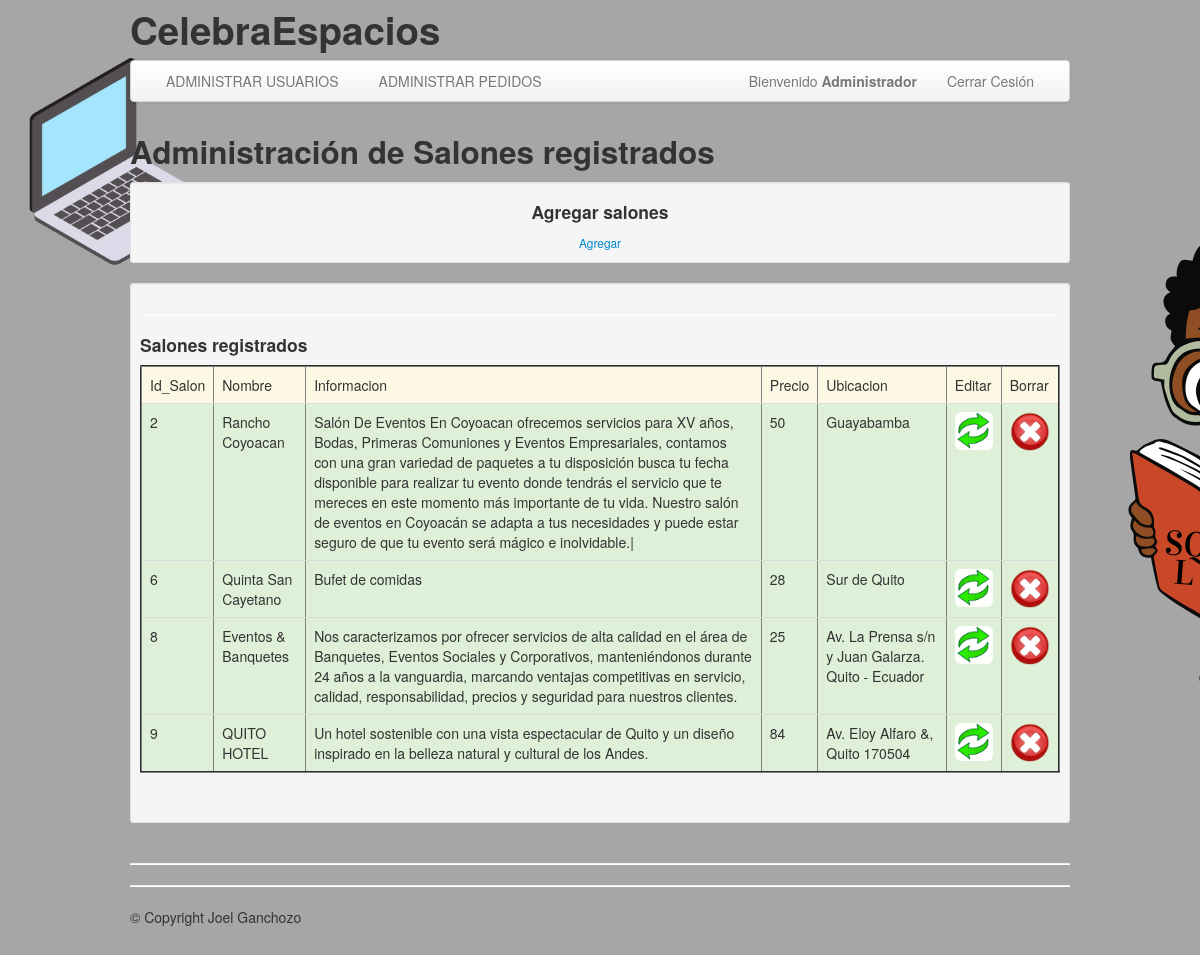
The page /adminSalon.php (signed in) on the database its author committed.
### tables this page shows
CREATE TABLE `salones` (
  `id_salones` int(11) NOT NULL,
  `nombre_salon` varchar(9999) NOT NULL,
  `inf_salon` text NOT NULL,
  `precio_salon` tinyint(99) NOT NULL,
  `ubicacion_salon` varchar(255) NOT NULL
);

### adminSalon.php (the view, shortened to what this page needs)
<!DOCTYPE html>
<html lang="en">
  <head>
    <link href="bootstrap/css/bootstrap.min.css" rel="stylesheet"/>
  </head>
<body data-offset="40" background="images/actualizarDatosFondo.png" style="background-attachment: fixed">
<div class="container">
<header class="header">
<div class="row">
	<?php
	include("include/cabecera.php");
	?>
</div>
</header>
<div class="navbar">
  <div class="navbar-inner">
	<div class="container">
	  <div class="nav-collapse">
		<ul class="nav">
			<li class=""><a href="admin.php">ADMINISTRAR USUARIOS</a></li>
		</ul>
		<ul class="nav">
			<li class=""><a href="adminPlato.php">ADMINISTRAR PEDIDOS</a></li>
		</ul>
		<ul class="nav pull-right">
		<li><a href="">Bienvenido <strong><?php echo $_SESSION['user'];?></strong> </a></li>
			  <li><a href="desconectar.php"> Cerrar Cesión </a></li>
		</ul>
	  </div>
	</div>
  </div>
</div>
<div class="row">
	<div class="span12">
		<div class="caption">
		<h2> Administración de Salones registrados</h2>
			<div class="row-fluid">
                <div class="well well-small" style="text-align:center">
					<h4 >Agregar salones</h4>
						<a href="crearSalones.php"><small>Agregar</small></a>
					</div>
				</div>
		<div class="well well-small">
		<hr class="soft"/>
		<h4>Salones registrados</h4>
		<div class="row-fluid">
			<?php
				require("connect_db.php");
				$sql=("SELECT * FROM salones");
				$query=mysqli_query($mysqli,$sql);
				echo "<table border='2'; class='table table-hover';>";
					echo "<tr class='warning'>";
						echo "<td>Id_Salon</td>";
						echo "<td>Nombre</td>";
						echo "<td>Informacion</td>";
						echo "<td>Precio</td>";
						echo "<td>Ubicacion</td>";
						echo "<td>Editar</td>";
						echo "<td>Borrar</td>";
					echo "</tr>";
				?>
				<?php
					while($arreglo=mysqli_fetch_array($query)){
						echo "<tr class='success'>";
							echo "<td>$arreglo[0]</td>";
							echo "<td>$arreglo[1]</td>";
							echo "<td>$arreglo[2]</td>";
							echo "<td>$arreglo[3]</td>";
							echo "<td>$arreglo[4]</td>";
							echo "<td><a href='actualizarSalones.php?id=$arreglo[0]'><img src='images/actualizar.gif' class='img-rounded'></td>";
							echo "<td><a href='adminSalon.php?id_salones=$arreglo[0]&id_salonesborrar=2'><img src='images/eliminar.png' class='img-rounded'/></a></td>";
						echo "</tr>";
					}
					echo "</table>";
				?>
		</div>
		<br/>
		</div>
</div>
	</div>
</div>
<hr class="soften"/>
<footer class="footer">
<hr class="soften"/>
<p>&copy; Copyright Joel Ganchozo <br/><br/></p>
 </footer>
</div>
  </body>
</html>

### include/cabecera.php
<!DOCTYPE html>
<h1 class="span">CelebraEspacios</h1>

### rows shown on the page
salones: id_salones "2", nombre_salon "Rancho Coyoacan", inf_salon "Salón De Eventos En Coyoacan ofrecemos servicios para XV años, Bodas, Primeras Comuniones y Eventos Empresariales, contamos con una gran variedad de paquetes a tu disposición busca tu fecha disponible para realizar tu evento donde tendrás el servicio que te mereces en este momento más importante de tu vida. Nuestro salón de eventos en Coyoacán se adapta a tus necesidades y puede estar seguro de que tu evento será mágico e inolvidable.|", precio_salon "50", ubicacion_salon "Guayabamba"
salones: id_salones "6", nombre_salon "Quinta San Cayetano", inf_salon "Bufet de comidas", precio_salon "28", ubicacion_salon "Sur de Quito"
salones: id_salones "8", nombre_salon "Eventos & Banquetes", inf_salon "Nos caracterizamos por ofrecer servicios de alta calidad en el área de Banquetes, Eventos Sociales y Corporativos, manteniéndonos durante 24 años a la vanguardia, marcando ventajas competitivas en servicio, calidad, responsabilidad, precios y seguridad para nuestros clientes.", precio_salon "25", ubicacion_salon "Av. La Prensa s/n y Juan Galarza. Quito - Ecuador"
salones: id_salones "9", nombre_salon "QUITO HOTEL", inf_salon "Un hotel sostenible con una vista espectacular de Quito y un diseño inspirado en la belleza natural y cultural de los Andes.", precio_salon "84", ubicacion_salon "Av. Eloy Alfaro &, Quito 170504"

### other values the page prints
$_SESSION['user'] "Administrador"
